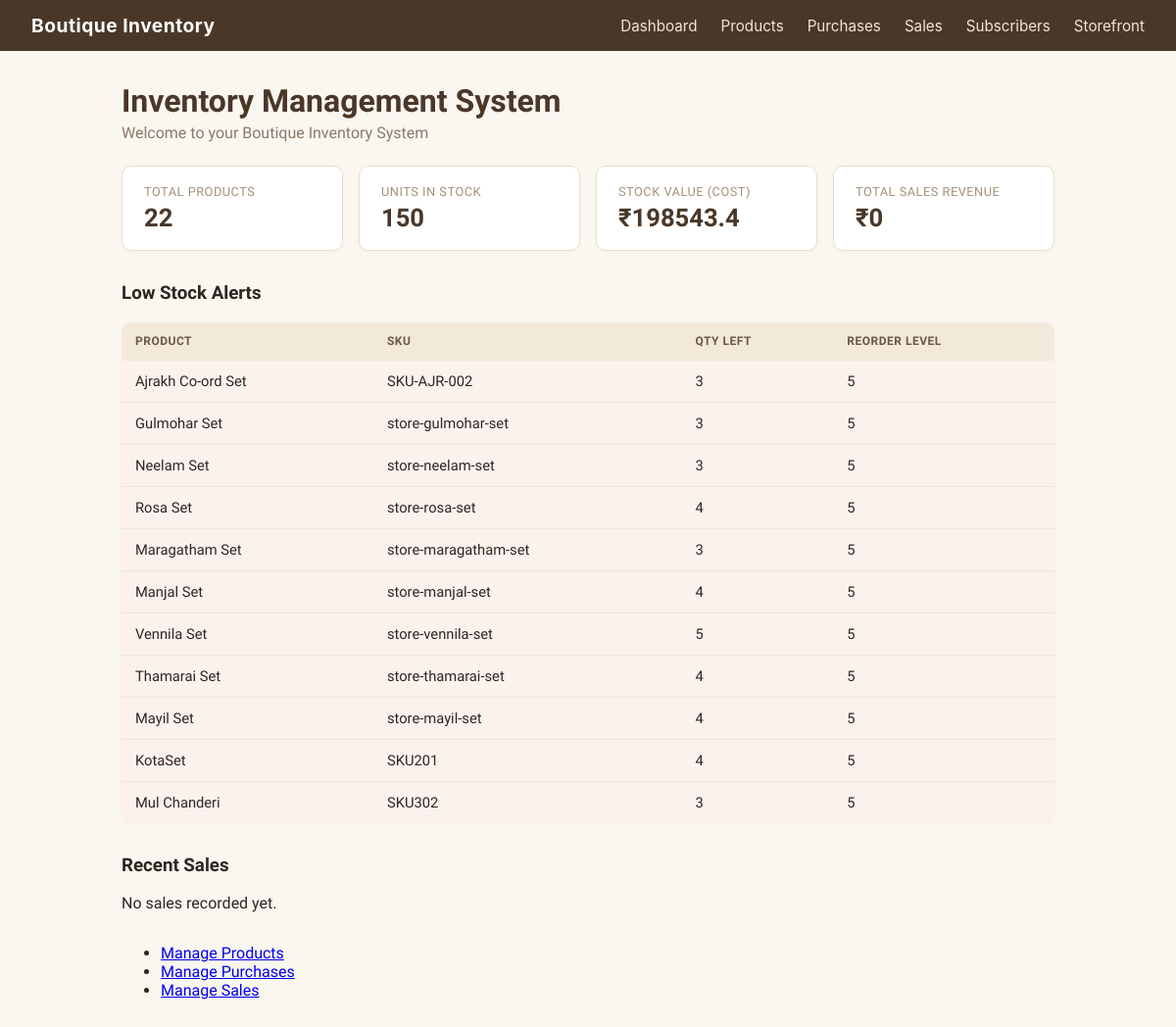
Screenshot of /admin/ (signed in) with the database file from the repository.
### tables this page shows
CREATE TABLE products (
            id INTEGER PRIMARY KEY AUTOINCREMENT,
            name TEXT NOT NULL,
            sku TEXT NOT NULL UNIQUE,
            category TEXT,
            size TEXT,
            color TEXT,
            image_url TEXT,
            cost_price REAL NOT NULL DEFAULT 0,
            selling_price REAL NOT NULL DEFAULT 0,
            quantity INTEGER NOT NULL DEFAULT 0,
            reorder_level INTEGER NOT NULL DEFAULT 5,
            created_at TEXT NOT NULL
        , discounted_price REAL NOT NULL DEFAULT 0);

### app.py (the view)
@app.route("/admin/")
def dashboard():
    if "user_id" not in session:
        return render_template("dashboard.html", show_login=True)
    conn = get_connection()
    products = conn.execute("SELECT * FROM products").fetchall()
    total_products = len(products)
    total_stock_units = sum(p["quantity"] for p in products)
    total_stock_value = round(sum(p["quantity"] * p["cost_price"] for p in products), 2)
    sales = conn.execute("SELECT * FROM sales").fetchall()
    total_sales_amount = round(sum(s["quantity"] * s["selling_price"] for s in sales), 2)
    low_stock_products = [p for p in products if p["quantity"] <= p["reorder_level"]]
    recent_sales_rows = conn.execute(
        """
        SELECT sales.*, products.name AS product_name
        FROM sales
        LEFT JOIN products ON sales.product_id = products.id
        ORDER BY sales.date DESC
        LIMIT 5
        """
    ).fetchall()
    conn.close()
    recent_sales = [
        {
            "date": parse_date(s["date"]),
            "product_name": s["product_name"] or "—",
            "quantity": s["quantity"],
            "total_amount": round(s["quantity"] * s["selling_price"], 2),
            "customer": s["customer"],
        }
        for s in recent_sales_rows
    ]
    return render_template(
        "dashboard.html",
        total_products=total_products,
        total_stock_units=total_stock_units,
        total_stock_value=total_stock_value,
        total_sales_amount=total_sales_amount,
        low_stock_products=low_stock_products,
        recent_sales=recent_sales,
    )

### app.py (called while the page is built)
def get_google_client_id():
    return os.environ.get("GOOGLE_CLIENT_ID", "").strip() or DEFAULT_GOOGLE_CLIENT_ID

@app.context_processor
def google_auth_template_context():
    return {"google_client_id": get_google_client_id()}

### db.py (called while the page is built)
def get_connection():
    os.makedirs(os.path.dirname(os.path.abspath(DB_PATH)), exist_ok=True)
    conn = sqlite3.connect(DB_PATH)
    conn.row_factory = sqlite3.Row
    conn.execute("PRAGMA foreign_keys = ON")
    return conn

### templates/dashboard.html (shortened to what this page needs)
{% extends "base.html" %}
{% block content %}
    <h1>Inventory Management System</h1>
    <p class="subtitle">Welcome to your Boutique Inventory System</p>
    <div class="card-row">
        <div class="stat-card">
            <div class="label">Total Products</div>
            <div class="value">{{ total_products }}</div>
        </div>
        <div class="stat-card">
            <div class="label">Units in Stock</div>
            <div class="value">{{ total_stock_units }}</div>
        </div>
        <div class="stat-card">
            <div class="label">Stock Value (cost)</div>
            <div class="value">₹{{ total_stock_value }}</div>
        </div>
        <div class="stat-card">
            <div class="label">Total Sales Revenue</div>
            <div class="value">₹{{ total_sales_amount }}</div>
        </div>
    </div>
    <h3>Low Stock Alerts</h3>
    {% if low_stock_products %}
        <table>
            <tr><th>Product</th><th>SKU</th><th>Qty Left</th><th>Reorder Level</th></tr>
            {% for p in low_stock_products %}
            <tr class="low-stock">
                <td>{{ p.name }}</td>
                <td>{{ p.sku }}</td>
                <td>{{ p.quantity }}</td>
                <td>{{ p.reorder_level }}</td>
            </tr>
            {% endfor %}
        </table>
    {% else %}
        <p class="empty-state">All products are sufficiently stocked.</p>
    {% endif %}
    <h3 style="margin-top:32px;">Recent Sales</h3>
    {% if recent_sales %}
        <table>
            <tr><th>Date</th><th>Product</th><th>Qty</th><th>Amount</th><th>Customer</th></tr>
            {% for s in recent_sales %}
            <tr>
                <td>{{ s.date.strftime('%d %b %Y') }}</td>
                <td>{{ s.product.name if s.product else '—' }}</td>
                <td>{{ s.quantity }}</td>
                <td>₹{{ s.total_amount }}</td>
                <td>{{ s.customer or '—' }}</td>
            </tr>
            {% endfor %}
        </table>
    {% else %}
        <p class="empty-state">No sales recorded yet.</p>
    {% endif %}
    <ul style="margin-top:32px;">
        <li><a href="{{ url_for('products') }}">Manage Products</a></li>
        <li><a href="{{ url_for('purchases') }}">Manage Purchases</a></li>
        <li><a href="{{ url_for('sales') }}">Manage Sales</a></li>
    </ul>
{% endblock %}

### templates/base.html (shortened to what this page needs)
<!DOCTYPE html>
<html>
<head>
    <link rel="stylesheet" href="{{ url_for('static', filename='style.css') }}">
</head>
<body{% if show_login %} data-show-login="true"{% endif %}>
    <nav class="navbar">
        <div class="brand"><a href="{{ url_for('dashboard') }}">Boutique Inventory</a></div>
        <ul>
            <li><a href="{{ url_for('dashboard') }}">Dashboard</a></li>
            <li><a href="{{ url_for('products') }}">Products</a></li>
            <li><a href="{{ url_for('purchases') }}">Purchases</a></li>
            <li><a href="{{ url_for('sales') }}">Sales</a></li>
            <li><a href="{{ url_for('subscribers') }}">Subscribers</a></li>
            <li><a href="{{ url_for('shop') }}" target="_blank">Storefront</a></li>
        </ul>
    </nav>
    <main class="container">
        {% block content %}{% endblock %}
    </main>
</body>
</html>

### static/style.css (style rules this page uses)
* { box-sizing: border-box; }
body { margin: 0; font-family: "Inter Tight", -apple-system, "Segoe UI", Arial, sans-serif; background: #faf6f0; color: #2c2620; }
.navbar { background: #4a3728; color: #fff; display: flex; align-items: center; justify-content: space-between; padding: 14px 32px; font-family: -apple-system, "Segoe UI", Arial, sans-serif; }
.navbar .brand a { color: #fff; font-weight: 700; font-size: 1.2rem; text-decoration: none; letter-spacing: 0.5px; }
.navbar ul { list-style: none; display: flex; gap: 24px; margin: 0; padding: 0; }
.navbar ul a { color: #f0e6d8; text-decoration: none; font-size: 0.95rem; }
.container { max-width: 1000px; margin: 32px auto; padding: 0 24px; }
h1 { color: #4a3728; margin-bottom: 4px; }
.subtitle { color: #8a7a68; margin-top: 0; margin-bottom: 24px; }
.card-row { display: flex; gap: 16px; flex-wrap: wrap; margin-bottom: 32px; }
.stat-card { background: #fff; border: 1px solid #eadfce; border-radius: 10px; padding: 18px 22px; flex: 1; min-width: 160px; box-shadow: 0 1px 3px rgba(0,0,0,0.04); }
.stat-card .label { font-size: 0.8rem; color: #a3927c; text-transform: uppercase; letter-spacing: 0.5px; }
.stat-card .value { font-size: 1.6rem; font-weight: 700; color: #4a3728; margin-top: 4px; }
table { width: 100%; border-collapse: collapse; background: #fff; border-radius: 10px; overflow: hidden; box-shadow: 0 1px 3px rgba(0,0,0,0.04); }
th, td { text-align: left; padding: 12px 14px; border-bottom: 1px solid #f0e6d8; font-size: 0.92rem; }
th { background: #f3e9db; color: #6b5844; font-weight: 600; text-transform: uppercase; font-size: 0.75rem; letter-spacing: 0.5px; }
tr:last-child td { border-bottom: none; }
tr.low-stock { background: #fdf1ee; }

### rows the page displays
products: name "Ajrakh Co-ord Set", sku "SKU-AJR-002", quantity "3", reorder_level "5"
products: name "Gulmohar Set", sku "store-gulmohar-set", quantity "3", reorder_level "5"
products: name "Neelam Set", sku "store-neelam-set", quantity "3", reorder_level "5"
products: name "Rosa Set", sku "store-rosa-set", quantity "4", reorder_level "5"
products: name "Maragatham Set", sku "store-maragatham-set", quantity "3", reorder_level "5"
products: name "Manjal Set", sku "store-manjal-set", quantity "4", reorder_level "5"
products: name "Vennila Set", sku "store-vennila-set", quantity "5", reorder_level "5"
products: name "Thamarai Set", sku "store-thamarai-set", quantity "4", reorder_level "5"
products: name "Mayil Set", sku "store-mayil-set", quantity "4", reorder_level "5"
products: name "KotaSet", sku "SKU201", quantity "4", reorder_level "5"
products: name "Mul Chanderi", sku "SKU302", quantity "3", reorder_level "5"

### other values shown
{{ total_products }} "22"
{{ total_stock_units }} "150"
{{ total_stock_value }} "198543.4"
{{ total_sales_amount }} "0"
